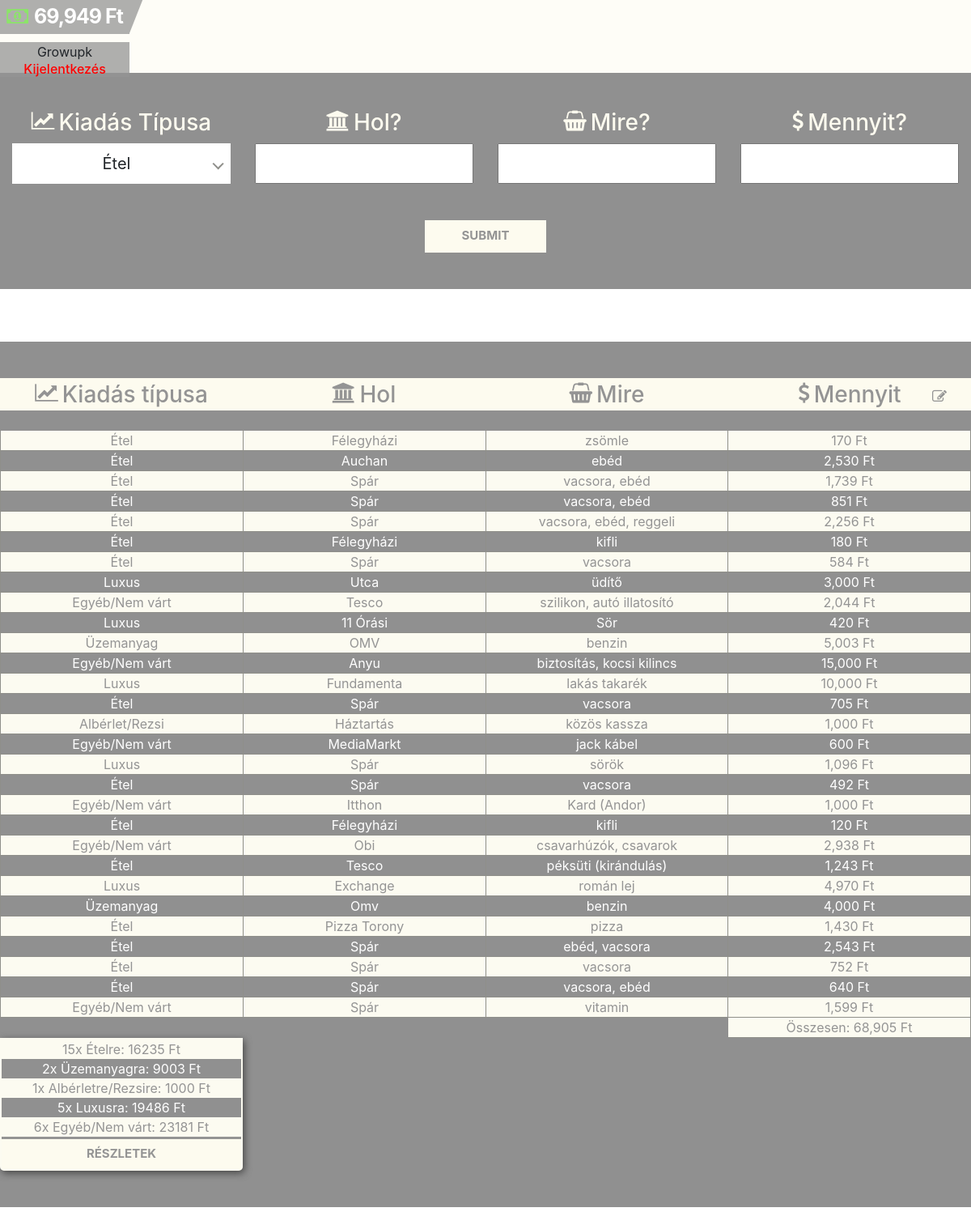
The page /index.php (signed in) on the database its author committed.
### tables this page shows
CREATE TABLE `gate_money` (
  `id` int(255) NOT NULL,
  `total_money` int(255) NOT NULL,
  `date` datetime NOT NULL DEFAULT CURRENT_TIMESTAMP,
  `next_money` int(255) DEFAULT NULL
);

CREATE TABLE `user` (
  `id` int(11) NOT NULL,
  `user_type` varchar(50) DEFAULT NULL,
  `username` varchar(50) NOT NULL,
  `password` varchar(50) NOT NULL
);

CREATE TABLE `cost` (
  `id` int(11) NOT NULL,
  `to_spend_where` varchar(255) NOT NULL,
  `to_spend_what` varchar(300) NOT NULL,
  `to_spend_price` int(255) NOT NULL,
  `buy_date` datetime DEFAULT CURRENT_TIMESTAMP,
  `costs_type` text NOT NULL
);

### datalogin.php (called while the page is built, shortened)
<?php
    function dataResults($select, $from, $con){
        $results = mysqli_query($con,"SELECT $select FROM $from WHERE IF(MONTH(buy_date), MONTH(buy_date) = MONTH(CURRENT_DATE()), '')");
        return $results;
    }
    function dataResultsPrice($select, $from, $con){
        $results = mysqli_query($con,"SELECT $select FROM $from");
        return $results;
    }
?>

### session.php (called while the page is built, shortened)
<?php
    include 'config.php';
    $user_check = $_SESSION['login_user'];
    $ses_sql = mysqli_query($con,"SELECT username FROM user WHERE username = '$user_check' ");
    $row = mysqli_fetch_array($ses_sql,MYSQLI_ASSOC);
    $login_session = $row['username'];
?>

### index.php (the view, shortened to what this page needs)
<?php
    include 'header.php';
?>
    <div class="remodal-bg">
        <header>
        </header>
        <div class="total-cash">
            <div class="left-box-btn">
                <i class="fa fa-money" aria-hidden="true"></i>
                <?php
                    $results = dataResultsPrice('next_money', 'gate_money', $con);
                    while($row = mysqli_fetch_array($results)){
                        ?>
                        <span class="next-money <?php echo ($row['next_money'] <= 10000) ? 'red ' : ''; ?><?php echo ($row['next_money'] <= 50000 && $row['next_money'] > 10000) ? 'orange' : ''; ?>"><?php echo  number_format($row['next_money']); ?> Ft</span>
                        <?php
                    }
                ?>
            </div>
            <div class="logout">
                <span><?php echo $login_session; ?></span></br>
                <h3><a href="logout.php"> Kijelentkezés</a></h3>
            </div>
        </div>
        <div class="container-fluid questionBox">
            <form method="post">
                <div class="row">
                        <div class="col-12 col-md-6 col-lg-3 questionFields">
                            <h3><i class="fa fa-line-chart" aria-hidden="true"></i>Kiadás Típusa</h3>
                        </div>
                        <div class="col-12 col-md-6 col-lg-3 questionFields">
                            <h3><i class="fa fa-university" aria-hidden="true"></i>Hol?</h3>
                            <input type="text" name="spend1" class="spend1">
                        </div>
                        <div class="col-12 col-md-6 col-lg-3 questionFields what">
                            <h3><i class="fa fa-shopping-basket" aria-hidden="true"></i>Mire?</h3>
                            <input type="text" name="spend2" class="spend2">
                        </div>
                        <div class="col-12 col-md-6 col-lg-3 questionFields">
                            <h3><i class="fa fa-usd" aria-hidden="true"></i>Mennyit?</h3>
                            <input type="number" name="spend3" class="spend3">
                        </div>
                </div>
                <input type="submit" class="sendBtn">
            </form>
        </div>
        <div class="container-fluid response">
            <div class="row">
                <div class="col-12 col-md-6 col-lg-3 coststype table-container">
                    <h3><i class="fa fa-line-chart shaked" aria-hidden="true"></i>Kiadás típusa</h3>
                    <div class="release-type">
                        <?php
                        $results = dataResults('*', 'cost', $con);
                        $index = 0;
                        $counter = 0;
                        $coType = array();
                        while($row = mysqli_fetch_array($results)){
                            $coType[$index] = $row['costs_type'];
                            $index++;
                            ?>
                            <p class="data-price <?php echo ($counter % 2 == 0) ? 'colorOn' : 'colorOff'; ?>" data-price="<?php echo $row['to_spend_price']; ?>"><?php  echo $row['costs_type']; ?></p>
                            <?php $counter++;?>
                        <?php }
                            $food = array();
                            $fuel = array();
                            $apartment = array();
                            $luxx = array();
                            $other = array();
                            $foodIndex = 0;
                            $fuelIndex = 0;
                            $apartmentIndex = 0;
                            $luxxIndex = 0;
                            $otherIndex = 0;
                            foreach($coType as $type){
                                if($type == 'Étel'){
                                    $food[$foodIndex] = $type;
                                    $foodIndex++;
                                }elseif($type == 'Üzemanyag'){
                                    $fuel[$fuelIndex] = $type;
                                    $fuelIndex++;
                                }elseif($type == 'Albérlet/Rezsi'){
                                    $apartment[$apartmentIndex] = $type;
                                    $apartmentIndex++;
                                }elseif($type == 'Luxus'){
                                    $luxx[$luxxIndex] = $type;
                                    $luxxIndex++;
                                }else{
                                    $other[$otherIndex] = $type;
                                    $otherIndex++;
                                }
                            }
                        if(!empty($food) || !empty($fuel) || !empty($apartment) || !empty($luxx) || !empty($other)){
                        ?>
                        <div class="final-border-box">
                        <?php
                        }
                        if(!empty($food)) {
                            ?>
                                <p class="final-border">
                                    <?php
                                        echo count($food) . 'x Ételre: ';
                                    ?>
                                        <span class="foodfull"></span>
                                </p>
                            <?php
                        }
                        if(!empty($fuel)) {
                            ?>
                            <p class="final-border">
                                <?php
                                echo count($fuel) . 'x Üzemanyagra: ';
                                ?>
                                <span class="fuelfull"></span>
                            </p>
                            <?php
                        }
                        if(!empty($apartment)){
                        ?>
                        <p class="final-border">
                            <?php
                            echo count($apartment) . 'x Albérletre/Rezsire: ';
                            ?>
                            <span class="apartmentfull"></span>
                        </p>
                        <?php
                        }
                            if(!empty($luxx)){
                        ?>
                            <p class="final-border">
                                <?php
                                echo count($luxx) . 'x Luxusra: ';
                                ?>
                                <span class="luxfull"></span>
                            </p>
                        <?php
                            }
                        if(!empty($other)) {
                            ?>
                            <p class="final-border">
                                <?php
                                echo count($other) . 'x Egyéb/Nem várt: ';
                                ?>
                                <span class="otherfull"></span>
                            </p>
                            <?php
                        }
                        if(!empty($food) || !empty($fuel) || !empty($apartment) || !empty($luxx) || !empty($other)){
                        ?>
                            <a data-remodal-target="modal">
                                <input type="button" value="Részletek" class="detailsBtn">
                            </a>
                        </div>
                        <?php } ?>
                    </div>
                </div>
                <div class="col-12 col-md-6 col-lg-3 reFirst table-container">
                    <h3><i class="fa fa-university shaked" aria-hidden="true"></i>Hol</h3>
                    <div>
                    <?php
                        $counter = 0;
                        $results = dataResults('*', 'cost', $con);
                        while($row = mysqli_fetch_array($results)){
                    ?>
                        <p class="<?php echo ($counter % 2 == 0) ? 'colorOn' : 'colorOff'; ?>"><?php  echo $row['to_spend_where']; ?></p>
                        <?php $counter++;?>
                    <?php } ?>
                    </div>
                </div>
                <div class="col-12 col-md-6 col-lg-3 reSecond table-container">
                    <h3><i class="fa fa-shopping-basket shaked" aria-hidden="true"></i>Mire</h3>
                    <div>
                    <?php
                        $counter = 0;
                        $results = dataResults('*', 'cost', $con);
                        while($row = mysqli_fetch_array($results)){
                    ?>
                        <p class="<?php echo ($counter % 2 == 0) ? 'colorOn' : 'colorOff'; ?>"><?php  echo $row['to_spend_what']; ?></p>
                        <?php $counter++;?>
                    <?php } ?>
                    </div>
                </div>
                <div class="col-12 col-md-6 col-lg-3 reThird table-container">
                    <h3><i class="fa fa-usd shaked" aria-hidden="true"></i>Mennyit <span class="row-modification"><i title="Táblázat szerkesztése" class="fa fa-pencil-square-o" aria-hidden="true"></i></span></h3>
                    <div>
                    <?php
                        $subtotal = 0;
                        $counter = 0;
                        $results = dataResults('*', 'cost', $con);
                        while($row = mysqli_fetch_array($results)){
                    ?>
                        <p class="<?php echo ($counter % 2 == 0) ? 'colorOn' : 'colorOff'; ?>">
                            <?php  echo number_format($row['to_spend_price']) . ' Ft'; ?>
                        </p>
                    <?php
                        $subtotal += $row['to_spend_price'];
                        $counter++;
                        }
                    ?>
                    <p><?php  echo 'Összesen: ' . number_format($subtotal) . ' Ft'; ?></p>
                    </div>
                </div>
            </div>
        </div>
        <div id="chartContainer" style="height: 500px; width: 100%;"></div>
    </div>
    <?php
        include 'footer.php';
    ?>

### header.php (shortened to what this page needs)
<!DOCTYPE html>
<html lang="hu">
    <?php
        include 'session.php';
    ?>
<head>
    <link rel="stylesheet" href="https://maxcdn.bootstrapcdn.com/bootstrap/4.0.0-alpha.6/css/bootstrap.min.css">
    <link rel="stylesheet" href="https://cdnjs.cloudflare.com/ajax/libs/font-awesome/4.7.0/css/font-awesome.min.css">
    <link rel="stylesheet" href="css/remodal.css">
    <link rel="stylesheet" href="css/remodal-default-theme.css">
    <link rel="stylesheet" href="css/calculator.css">
    <link rel="stylesheet" href="css/loader.css">
    <link rel="stylesheet" href="css/shake.css">
    <link rel="stylesheet" href="css/nice-select.css">
    <?php
        include 'datalogin.php';
    ?>
</head>
<body>

### css/calculator.css (style rules this page uses)
body { overflow:hidden;background-image:url("../image/background.jpg");background-position:0 0;-webkit-animation:animatedBackground 35s linear infinite;animation:animatedBackground 35s linear infinite }
.remodal-bg { width:100vw }
.row { margin:0 auto;max-width:1200px }
header { padding-bottom:90px;background-color:rgba(253,251,239,0.5) }
.questionBox { padding:45px 0;background-color:rgba(34,34,34,0.5) }
.questionBox input { padding:0 15px;color:#222;text-align:center;height:50px;width:100% }
input.sendBtn { max-width:150px;margin-left:auto;margin-right:auto;margin-top:45px;margin-bottom:0;height:40px;display:block;background-color:#fdfbef;border:none;font-weight:bold;color:#949494;text-transform:uppercase;font-size:15px;cursor:pointer }
.questionFields { text-align:center }
.questionFields h3 { color:#fdfbef }
.questionFields h3 i { color:#fdfbef;padding-right:5px;font-size:25px;position:relative;top:-3px }
.response { text-align:center;margin-top:65px;padding:45px 0;background-color:rgba(34,34,34,0.5) }
.response .table-container { padding:0 }
.response h3 { color:#949494;background-color:#fdfbef;line-height:40px;margin-bottom:25px }
.response h3 i { padding-right:5px;font-size:25px;position:relative;top:-3px }
.response p { background-color:#fcfbf1;color:#949494;border-right:1px solid #8f8f8a;border-bottom:1px solid #8f8f8a;border-left:1px solid #8f8f8a;margin:0 }
.response p.colorOff { background-color:transparent;color:#fff }
.response p.colorOn { background-color:#fcfbf1;color:#949494 }
.response .coststype p { border-right:none }
.response .reFirst p { border-right:none }
.response .reThird p { border-left:none }
.response .row-modification i { position:absolute;cursor:pointer;right:0;font-size:18px;margin-right:25px;margin-top:17px }
.final-border-box { border:2px solid #fcfbf1;border-radius:0 0 5px 5px;-webkit-box-shadow:2px 3px 10px #464646;box-shadow:2px 3px 10px #464646;margin-top:25px }
.final-border-box p:nth-child(even) { background-color:transparent;color:#fff }
.final-border-box .detailsBtn { width:100%;max-width:100%;margin:0;border:none;border-top:3px solid #949494;height:40px;background-color:#fdfbef;font-weight:bold;color:#949494;text-transform:uppercase;font-size:15px;cursor:pointer }
p.final-border { border:none }
.total-cash { position:fixed;text-align:center;top:0;z-index:2 }
.total-cash .logout { background-color:rgba(148,148,148,0.75) }
.total-cash .logout span { text-transform:capitalize }
.total-cash .logout h3 { font-size:16px }
.total-cash .logout h3 a { color:#f00 }
.total-cash .left-box-btn { position:relative;cursor:pointer;width:160px;margin-bottom:10px;font-size:25px;border-top:none;color:#8ce469;background-color:rgba(148,148,148,0.75);padding:2px 0 }
.total-cash .left-box-btn .next-money { color:#fff;letter-spacing:-1px;font-weight:bold }
.total-cash .left-box-btn:before { content:"\A";border-style:solid;border-width:43px 17px 0 0;border-color:rgba(148,148,148,0.75) transparent transparent transparent;position:absolute;right:-17px;top:-2px }

### css/loader.css (style rules this page uses)
body { overflow:hidden }

### rows shown on the page
gate_money: next_money "69,949"
user: username "Growupk"
cost: costs_type "Étel", to_spend_where "Félegyházi", to_spend_what "zsömle", to_spend_price "170"
cost: costs_type "Étel", to_spend_where "Auchan", to_spend_what "ebéd", to_spend_price "2,530"
cost: costs_type "Étel", to_spend_where "Spár", to_spend_what "vacsora, ebéd", to_spend_price "1,739"
cost: costs_type "Étel", to_spend_where "Spár", to_spend_what "vacsora, ebéd", to_spend_price "851"
cost: costs_type "Étel", to_spend_where "Spár", to_spend_what "vacsora, ebéd, reggeli", to_spend_price "2,256"
cost: costs_type "Étel", to_spend_where "Félegyházi", to_spend_what "kifli", to_spend_price "180"
cost: costs_type "Étel", to_spend_where "Spár", to_spend_what "vacsora", to_spend_price "584"
cost: costs_type "Luxus", to_spend_where "Utca", to_spend_what "üdítő", to_spend_price "3,000"
cost: costs_type "Egyéb/Nem várt", to_spend_where "Tesco", to_spend_what "szilikon, autó illatosító", to_spend_price "2,044"
cost: costs_type "Luxus", to_spend_where "11 Órási", to_spend_what "Sör", to_spend_price "420"
cost: costs_type "Üzemanyag", to_spend_where "OMV", to_spend_what "benzin", to_spend_price "5,003"
cost: costs_type "Egyéb/Nem várt", to_spend_where "Anyu", to_spend_what "biztosítás, kocsi kilincs", to_spend_price "15,000"
cost: costs_type "Luxus", to_spend_where "Fundamenta", to_spend_what "lakás takarék", to_spend_price "10,000"
cost: costs_type "Étel", to_spend_where "Spár", to_spend_what "vacsora", to_spend_price "705"
cost: costs_type "Albérlet/Rezsi", to_spend_where "Háztartás", to_spend_what "közös kassza", to_spend_price "1,000"
cost: costs_type "Egyéb/Nem várt", to_spend_where "MediaMarkt", to_spend_what "jack kábel", to_spend_price "600"
cost: costs_type "Luxus", to_spend_where "Spár", to_spend_what "sörök", to_spend_price "1,096"
cost: costs_type "Étel", to_spend_where "Spár", to_spend_what "vacsora", to_spend_price "492"
cost: costs_type "Egyéb/Nem várt", to_spend_where "Itthon", to_spend_what "Kard (Andor)", to_spend_price "1,000"
cost: costs_type "Étel", to_spend_where "Félegyházi", to_spend_what "kifli", to_spend_price "120"
cost: costs_type "Egyéb/Nem várt", to_spend_where "Obi", to_spend_what "csavarhúzók, csavarok", to_spend_price "2,938"
cost: costs_type "Étel", to_spend_where "Tesco", to_spend_what "péksüti (kirándulás)", to_spend_price "1,243"
cost: costs_type "Luxus", to_spend_where "Exchange", to_spend_what "román lej", to_spend_price "4,970"
cost: costs_type "Üzemanyag", to_spend_where "Omv", to_spend_what "benzin", to_spend_price "4,000"
cost: costs_type "Étel", to_spend_where "Pizza Torony", to_spend_what "pizza", to_spend_price "1,430"
cost: costs_type "Étel", to_spend_where "Spár", to_spend_what "ebéd, vacsora", to_spend_price "2,543"
cost: costs_type "Étel", to_spend_where "Spár", to_spend_what "vacsora", to_spend_price "752"
cost: costs_type "Étel", to_spend_where "Spár", to_spend_what "vacsora, ebéd", to_spend_price "640"
cost: costs_type "Egyéb/Nem várt", to_spend_where "Spár", to_spend_what "vitamin", to_spend_price "1,599"

### other values the page prints
count($food) "15"
count($fuel) "2"
count($apartment) "1"
count($luxx) "5"
count($other) "6"
$subtotal "68,905"
